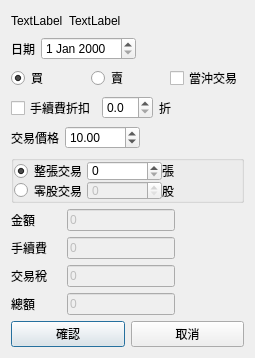
<?xml version="1.0" encoding="UTF-8"?>
<ui version="4.0">
 <class>Dialog</class>
 <widget class="QDialog" name="Dialog">
  <property name="geometry">
   <rect>
    <x>0</x>
    <y>0</y>
    <width>255</width>
    <height>358</height>
   </rect>
  </property>
  <property name="sizePolicy">
   <sizepolicy hsizetype="Fixed" vsizetype="Fixed">
    <horstretch>0</horstretch>
    <verstretch>0</verstretch>
   </sizepolicy>
  </property>
  <property name="minimumSize">
   <size>
    <width>255</width>
    <height>358</height>
   </size>
  </property>
  <property name="maximumSize">
   <size>
    <width>255</width>
    <height>358</height>
   </size>
  </property>
  <property name="windowTitle">
   <string>股票交易</string>
  </property>
  <layout class="QVBoxLayout" name="verticalLayout">
   <item>
    <layout class="QHBoxLayout" name="horizontalLayout_12">
     <item>
      <widget class="QLabel" name="qtStockNumberLabel">
       <property name="text">
        <string>TextLabel</string>
       </property>
      </widget>
     </item>
     <item>
      <widget class="QLabel" name="qtStockNameLabel">
       <property name="text">
        <string>TextLabel</string>
       </property>
      </widget>
     </item>
     <item>
      <spacer name="horizontalSpacer_11">
       <property name="orientation">
        <enum>Qt::Horizontal</enum>
       </property>
       <property name="sizeHint" stdset="0">
        <size>
         <width>40</width>
         <height>20</height>
        </size>
       </property>
      </spacer>
     </item>
    </layout>
   </item>
   <item>
    <layout class="QHBoxLayout" name="horizontalLayout">
     <item>
      <widget class="QLabel" name="label">
       <property name="text">
        <string>日期</string>
       </property>
      </widget>
     </item>
     <item>
      <widget class="QDateEdit" name="qtDateEdit"/>
     </item>
     <item>
      <spacer name="horizontalSpacer_3">
       <property name="orientation">
        <enum>Qt::Horizontal</enum>
       </property>
       <property name="sizeHint" stdset="0">
        <size>
         <width>40</width>
         <height>20</height>
        </size>
       </property>
      </spacer>
     </item>
    </layout>
   </item>
   <item>
    <layout class="QHBoxLayout" name="horizontalLayout_2">
     <item>
      <widget class="QRadioButton" name="qtBuyRadioButton">
       <property name="text">
        <string>買</string>
       </property>
       <property name="checked">
        <bool>true</bool>
       </property>
      </widget>
     </item>
     <item>
      <widget class="QRadioButton" name="qtSellRadioButton">
       <property name="text">
        <string>賣</string>
       </property>
      </widget>
     </item>
     <item>
      <widget class="QCheckBox" name="qtDayingTradingCheckBox">
       <property name="text">
        <string>當沖交易</string>
       </property>
      </widget>
     </item>
    </layout>
   </item>
   <item>
    <layout class="QHBoxLayout" name="horizontalLayout_11">
     <item>
      <widget class="QCheckBox" name="qtDiscountCheckBox">
       <property name="text">
        <string>手續費折扣</string>
       </property>
      </widget>
     </item>
     <item>
      <widget class="QDoubleSpinBox" name="qtDiscountRateDoubleSpinBox">
       <property name="decimals">
        <number>1</number>
       </property>
       <property name="maximum">
        <double>10.000000000000000</double>
       </property>
       <property name="singleStep">
        <double>0.500000000000000</double>
       </property>
      </widget>
     </item>
     <item>
      <widget class="QLabel" name="label_10">
       <property name="text">
        <string>折</string>
       </property>
      </widget>
     </item>
     <item>
      <spacer name="horizontalSpacer_10">
       <property name="orientation">
        <enum>Qt::Horizontal</enum>
       </property>
       <property name="sizeHint" stdset="0">
        <size>
         <width>40</width>
         <height>20</height>
        </size>
       </property>
      </spacer>
     </item>
    </layout>
   </item>
   <item>
    <layout class="QHBoxLayout" name="horizontalLayout_3">
     <item>
      <widget class="QLabel" name="label_2">
       <property name="text">
        <string>交易價格</string>
       </property>
      </widget>
     </item>
     <item>
      <widget class="QDoubleSpinBox" name="qtPriceDoubleSpinBox">
       <property name="minimumSize">
        <size>
         <width>75</width>
         <height>0</height>
        </size>
       </property>
       <property name="maximum">
        <double>9999.989999999999782</double>
       </property>
       <property name="value">
        <double>10.000000000000000</double>
       </property>
      </widget>
     </item>
     <item>
      <spacer name="horizontalSpacer_4">
       <property name="orientation">
        <enum>Qt::Horizontal</enum>
       </property>
       <property name="sizeHint" stdset="0">
        <size>
         <width>40</width>
         <height>20</height>
        </size>
       </property>
      </spacer>
     </item>
    </layout>
   </item>
   <item>
    <widget class="QGroupBox" name="groupBox">
     <property name="title">
      <string/>
     </property>
     <layout class="QVBoxLayout" name="verticalLayout_2">
      <property name="spacing">
       <number>0</number>
      </property>
      <property name="leftMargin">
       <number>0</number>
      </property>
      <property name="topMargin">
       <number>0</number>
      </property>
      <property name="rightMargin">
       <number>0</number>
      </property>
      <property name="bottomMargin">
       <number>0</number>
      </property>
      <item>
       <layout class="QHBoxLayout" name="horizontalLayout_5">
        <item>
         <widget class="QRadioButton" name="qtCommonTradeRadioButton">
          <property name="text">
           <string>整張交易</string>
          </property>
          <property name="checked">
           <bool>true</bool>
          </property>
         </widget>
        </item>
        <item>
         <widget class="QSpinBox" name="qtCommonTradeCountSpinBox">
          <property name="sizePolicy">
           <sizepolicy hsizetype="Preferred" vsizetype="Fixed">
            <horstretch>0</horstretch>
            <verstretch>0</verstretch>
           </sizepolicy>
          </property>
          <property name="minimumSize">
           <size>
            <width>75</width>
            <height>0</height>
           </size>
          </property>
          <property name="maximum">
           <number>99999</number>
          </property>
         </widget>
        </item>
        <item>
         <widget class="QLabel" name="label_4">
          <property name="text">
           <string>張</string>
          </property>
         </widget>
        </item>
        <item>
         <spacer name="horizontalSpacer">
          <property name="orientation">
           <enum>Qt::Horizontal</enum>
          </property>
          <property name="sizeHint" stdset="0">
           <size>
            <width>40</width>
            <height>20</height>
           </size>
          </property>
         </spacer>
        </item>
       </layout>
      </item>
      <item>
       <layout class="QHBoxLayout" name="horizontalLayout_6">
        <item>
         <widget class="QRadioButton" name="qtOddTradeRadioButton">
          <property name="text">
           <string>零股交易</string>
          </property>
         </widget>
        </item>
        <item>
         <widget class="QSpinBox" name="qtOddTradeCountSpinBox">
          <property name="enabled">
           <bool>false</bool>
          </property>
          <property name="minimumSize">
           <size>
            <width>75</width>
            <height>0</height>
           </size>
          </property>
          <property name="maximum">
           <number>9999999</number>
          </property>
         </widget>
        </item>
        <item>
         <widget class="QLabel" name="label_5">
          <property name="text">
           <string>股</string>
          </property>
         </widget>
        </item>
        <item>
         <spacer name="horizontalSpacer_2">
          <property name="orientation">
           <enum>Qt::Horizontal</enum>
          </property>
          <property name="sizeHint" stdset="0">
           <size>
            <width>40</width>
            <height>20</height>
           </size>
          </property>
         </spacer>
        </item>
       </layout>
      </item>
     </layout>
    </widget>
   </item>
   <item>
    <layout class="QHBoxLayout" name="horizontalLayout_4">
     <item>
      <widget class="QLabel" name="label_3">
       <property name="minimumSize">
        <size>
         <width>50</width>
         <height>0</height>
        </size>
       </property>
       <property name="text">
        <string>金額</string>
       </property>
      </widget>
     </item>
     <item>
      <widget class="QLineEdit" name="qtTradingValueLineEdit">
       <property name="enabled">
        <bool>false</bool>
       </property>
       <property name="text">
        <string>0</string>
       </property>
      </widget>
     </item>
     <item>
      <spacer name="horizontalSpacer_5">
       <property name="orientation">
        <enum>Qt::Horizontal</enum>
       </property>
       <property name="sizeHint" stdset="0">
        <size>
         <width>40</width>
         <height>20</height>
        </size>
       </property>
      </spacer>
     </item>
    </layout>
   </item>
   <item>
    <layout class="QHBoxLayout" name="horizontalLayout_7">
     <item>
      <widget class="QLabel" name="label_6">
       <property name="minimumSize">
        <size>
         <width>50</width>
         <height>0</height>
        </size>
       </property>
       <property name="text">
        <string>手續費</string>
       </property>
      </widget>
     </item>
     <item>
      <widget class="QLineEdit" name="qtFeeLineEdit">
       <property name="enabled">
        <bool>false</bool>
       </property>
       <property name="text">
        <string>0</string>
       </property>
      </widget>
     </item>
     <item>
      <spacer name="horizontalSpacer_6">
       <property name="orientation">
        <enum>Qt::Horizontal</enum>
       </property>
       <property name="sizeHint" stdset="0">
        <size>
         <width>40</width>
         <height>20</height>
        </size>
       </property>
      </spacer>
     </item>
    </layout>
   </item>
   <item>
    <layout class="QHBoxLayout" name="horizontalLayout_8">
     <item>
      <widget class="QLabel" name="label_7">
       <property name="minimumSize">
        <size>
         <width>50</width>
         <height>0</height>
        </size>
       </property>
       <property name="text">
        <string>交易稅</string>
       </property>
      </widget>
     </item>
     <item>
      <widget class="QLineEdit" name="qtTaxLineEdit">
       <property name="enabled">
        <bool>false</bool>
       </property>
       <property name="text">
        <string>0</string>
       </property>
      </widget>
     </item>
     <item>
      <spacer name="horizontalSpacer_7">
       <property name="orientation">
        <enum>Qt::Horizontal</enum>
       </property>
       <property name="sizeHint" stdset="0">
        <size>
         <width>40</width>
         <height>20</height>
        </size>
       </property>
      </spacer>
     </item>
    </layout>
   </item>
   <item>
    <layout class="QHBoxLayout" name="horizontalLayout_10">
     <item>
      <widget class="QLabel" name="label_9">
       <property name="minimumSize">
        <size>
         <width>50</width>
         <height>0</height>
        </size>
       </property>
       <property name="text">
        <string>總額</string>
       </property>
      </widget>
     </item>
     <item>
      <widget class="QLineEdit" name="qtTotalCostLineEdit">
       <property name="enabled">
        <bool>false</bool>
       </property>
       <property name="text">
        <string>0</string>
       </property>
      </widget>
     </item>
     <item>
      <spacer name="horizontalSpacer_9">
       <property name="orientation">
        <enum>Qt::Horizontal</enum>
       </property>
       <property name="sizeHint" stdset="0">
        <size>
         <width>40</width>
         <height>20</height>
        </size>
       </property>
      </spacer>
     </item>
    </layout>
   </item>
   <item>
    <layout class="QHBoxLayout" name="horizontalLayout_9">
     <item>
      <widget class="QPushButton" name="qtOkPushButton">
       <property name="text">
        <string>確認</string>
       </property>
      </widget>
     </item>
     <item>
      <widget class="QPushButton" name="qtCancelPushButton">
       <property name="text">
        <string>取消</string>
       </property>
      </widget>
     </item>
    </layout>
   </item>
  </layout>
 </widget>
 <resources/>
 <connections/>
</ui>
